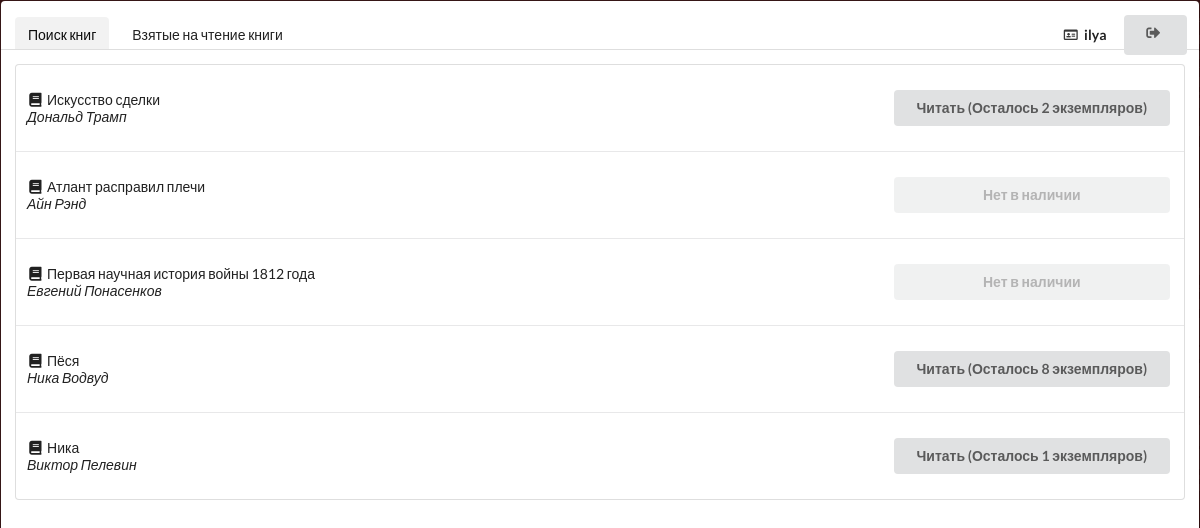
Page /main/search/ (signed in) on the committed database.
### Books/models.py (models this page shows)
class Book(models.Model):
    title = models.CharField(max_length=50, help_text="Название книги")
    author = models.CharField(max_length=50, help_text="Автор книги")
    cover = models.ImageField(upload_to="covers")
    pdf = models.FileField(upload_to="pdf")
    count = models.IntegerField()

### Books/views.py (the view)
# urls.py: path('search/', views.Searching, name='search'),
def Searching(request):
    current_user = request.user
    books = Book.objects.all()
    reading = ReadingList.objects.all().filter(user_id=current_user)
    array = []
    for r in reading:
        array.append(r.book_id)
    complete = CompleteList.objects.all().filter(user_id=current_user)
    return render(request, 'Books/search.html', {'array': array, 'complete': complete, 'books':books})

### Books/templates/Books/search.html (shortened to what this page needs)
{% extends 'Books/base.html' %}
{% block panel %}
                <a class="active item">
                    Поиск книг
                </a>
                <a class="item" href="/main">
                    Взятые на чтение книги
                </a>
                <div class="right menu">
                    <a class="item">
                        <i class="id card outline icon"></i> <b>{{ user.username }}</b>
                    </a>
                    <div class="ui vertical animated button" tabindex="0">
                        <div class="visible content">
                            <i class="sign out icon"></i>
                        </div>
                    </div>
                </div>
{% endblock %}
{% block table_content %}
{% for book in books %}
{% if book in array %}
    <tr>
                        <td class="collapsing">
                            <div class = "bookTitle" data-html="<div class='header'></div><div class='content'><img class='ui small image' src='{{ book.cover.url }}'>" data-position="bottom right" ><i class="book icon"></i>{{ book.title }}</div>
                            <i>{{ book.author }}</i>
                        </td>
                        <td class="right aligned collapsing">
                            <form method="POST" action="create/">
        {% csrf_token %}
        <p>
            <input type="hidden" name="book_id" value="{{ book.id }} " />
        </p>
        <p>
        <button type="submit" value="Сохранить" class="ui button disabled" style="width: 50%;">
            Вы уже читаете
                </button>
    </form>
                            </form>
                        </td>
                    </tr>
{% elif book.count > 0 %}
                    <tr>
                        <td class="collapsing">
                            <div class = "bookTitle" data-html="<div class='header'></div><div class='content'><img class='ui small image' src='{{ book.cover.url }}'>" data-position="bottom right" ><i class="book icon"></i>{{ book.title }}</div>
                            <i>{{ book.author }}</i>
                        </td>
                        <td class="right aligned collapsing">
                            <form method="POST" action="create/">
        <p>
        <button type="submit" value="Сохранить" class="ui button" style="width: 50%;">
            Читать (Осталось {{ book.count }} экземпляров)
                </button>
    </form>
                        </td>
                    </tr>
{% else %}
    <tr>
                        <td class="collapsing">
                            <div class = "bookTitle" data-html="<div class='header'></div><div class='content'><img class='ui small image' src='{{ book.cover.url }}'>" data-position="bottom right" ><i class="book icon"></i>{{ book.title }}</div>
                            <i>{{ book.author }}</i>
                        </td>
                        <td class="right aligned collapsing">
                            <form method="POST" action="create/">
        <p>
        <button type="submit" value="Сохранить" class="ui button disabled" style="width: 50%;">
            Нет в наличии
                </button>
    </form>
                        </td>
                    </tr>
    {% endif %}
{% endfor %}
{% endblock %}

### Books/templates/Books/base.html (style rules this page uses)
body { background-color: #DADADA; }

### rows in the picture
Book: title "Искусство сделки", author "Дональд Трамп", count "2"
Book: title "Атлант расправил плечи", author "Айн Рэнд"
Book: title "Первая научная история войны 1812 года", author "Евгений Понасенков"
Book: title "Пёся", author "Ника Водвуд", count "8"
Book: title "Ника", author "Виктор Пелевин", count "1"

### other values in the picture
{{ user.username }} "ilya"
